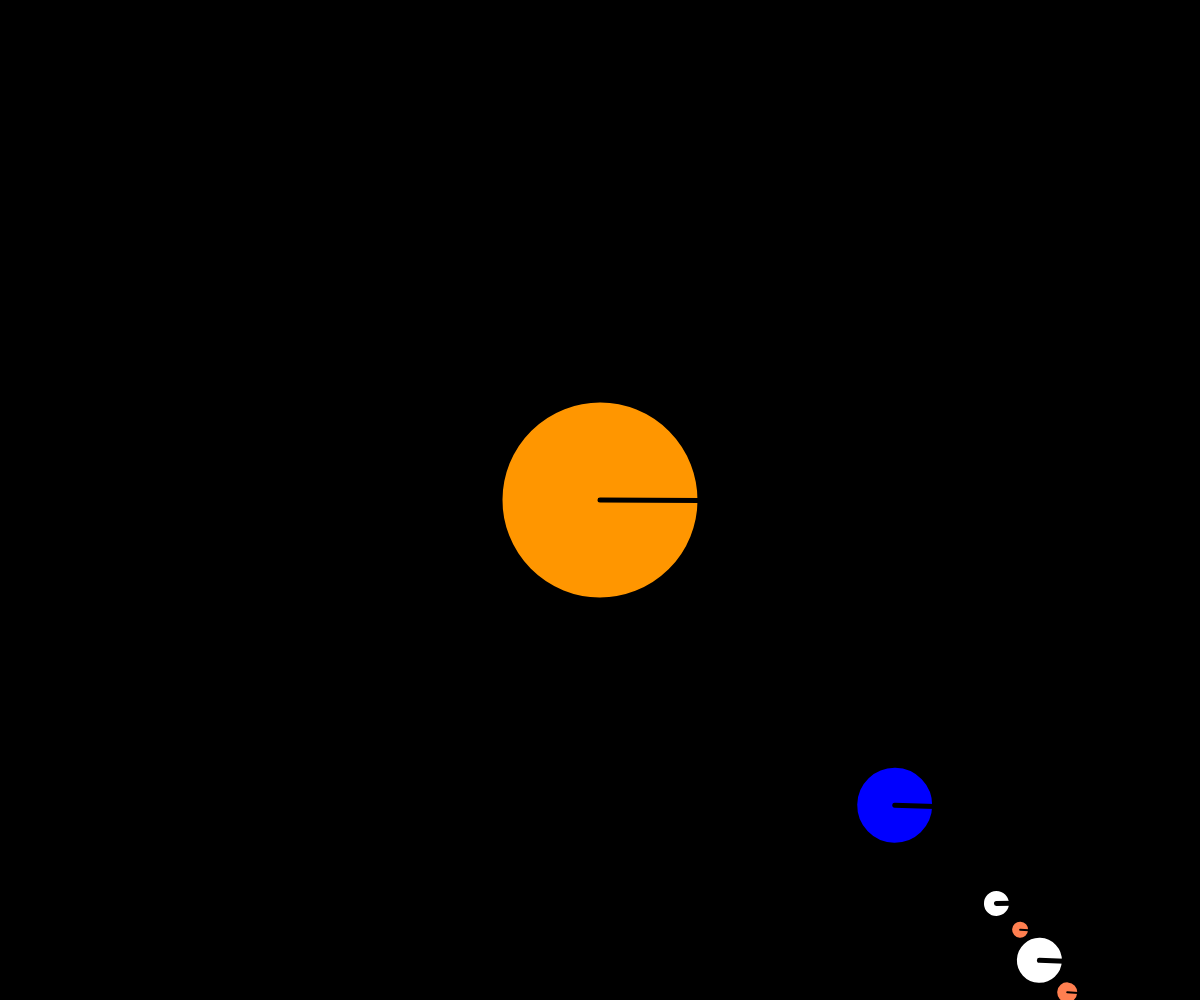
Frame 1 (no input)
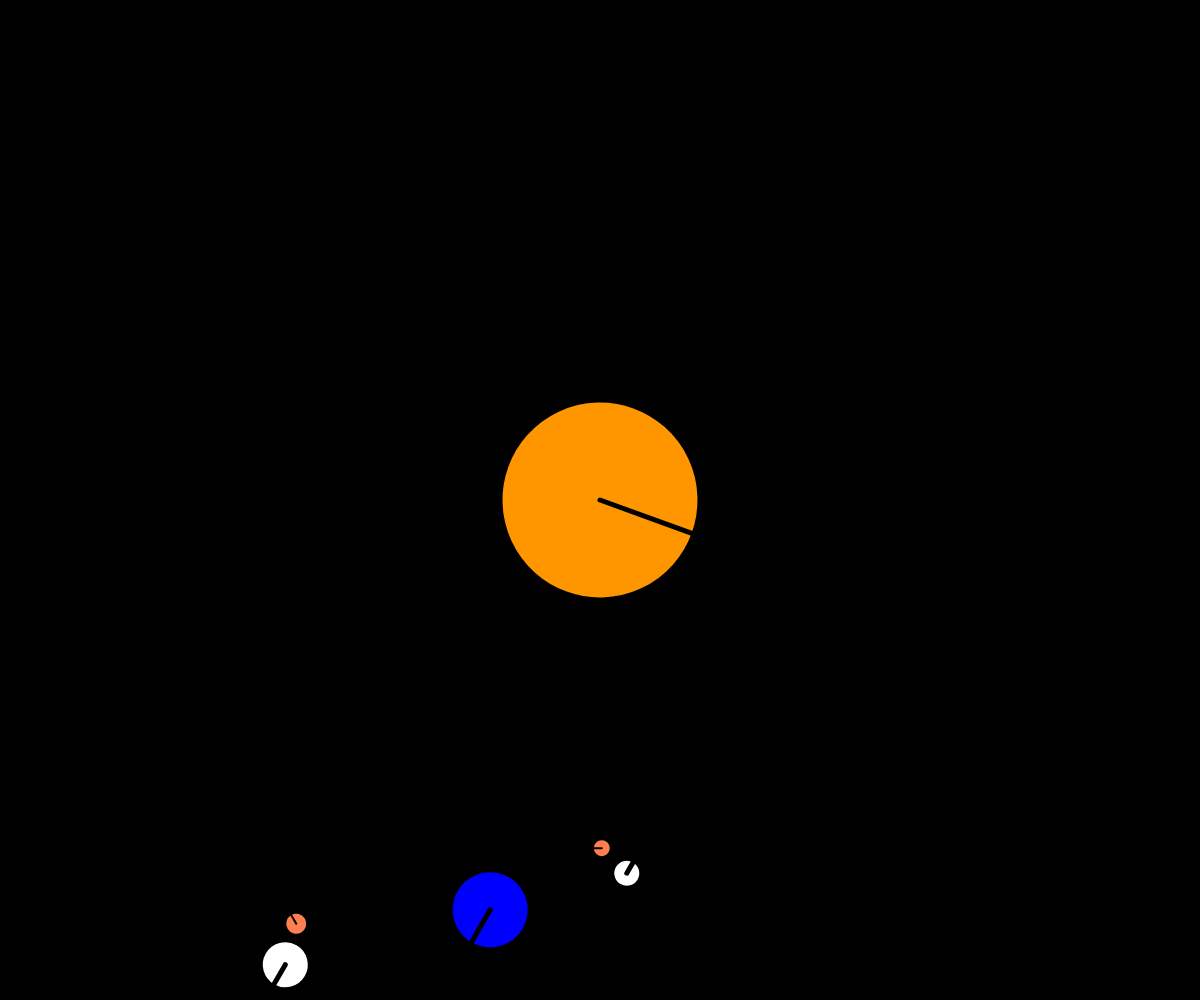
Frame 60 (no input)
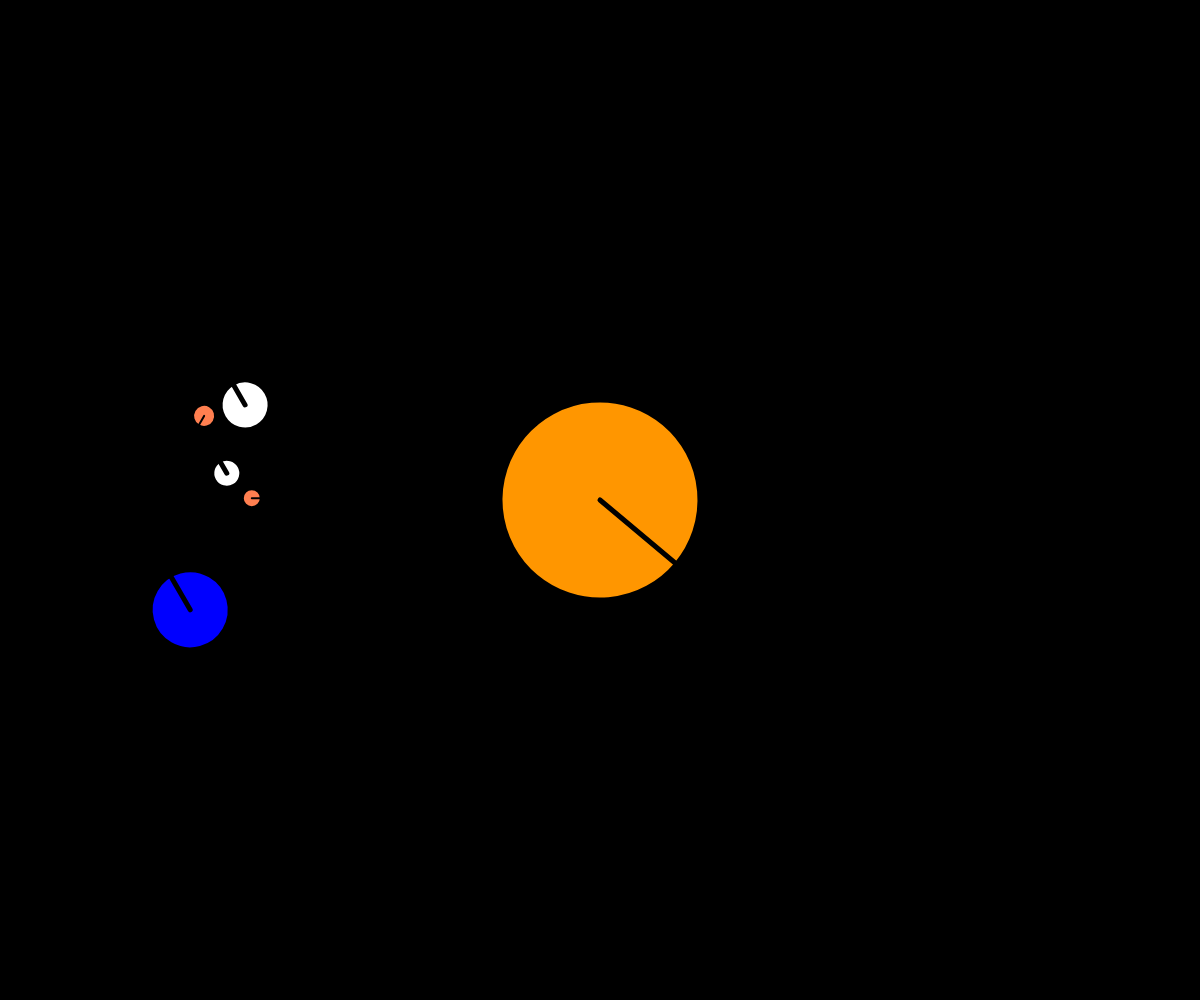
Frame 120 (the mouse pressed at the canvas centre since frame 60)

The p5.js sketch that drew these frames (run headless with seeded random() and noise() and a simulated clock; from frame 60 on, the mouse is pressed at the canvas centre):

// p5.js sketch
// ── sketch.js
var speed;

function setup() {
    createCanvas(windowWidth, windowHeight);
}

function draw() {
    background(0);
    speed = frameCount;

    push();
    translate(width/2, height/2);

    // SUN
    celestialObjSun(color(255,150,0), 200); 
    // EARTH
    celestialObjEarth(color(0,0,255), 80); 
    
    push();
    // MOON1    
    celestialObjMoon1(color(255), 30); 
    // Asteroid1    
    celestialObjAsteroid1(color(255, 127, 80), 18);
    pop();
    
    push();
    // MOON2           
    celestialObjMoon2(color(255), 50);
    // Asteroid2    
    celestialObjAsteroid2(color(255, 127, 80), 22);    
    pop();


    pop();
}

//Sun object function
function celestialObjSun(c, size){
    push();
    strokeWeight(5);
    fill(c);
    stroke(0);
    rotate(radians(speed/3))        
    ellipse(0, 0, size, size);
    line(0, 0, size/2, 0);
    pop();
}

//Earth object function
function celestialObjEarth(c, size){
    strokeWeight(5);
    fill(c);
    stroke(0);
    rotate(radians(speed)) 
    translate(300,300);    
    ellipse(0, 0, size, size);
    
    push();    
    rotate(radians(speed))     
    line(0, 0, size/2, 0);
    pop();
}

//Moon 1 object function
function celestialObjMoon1(c, size){
    strokeWeight(5);
    fill(c);
    stroke(0);
    rotate(radians(-speed * 2)) 
    translate(100,100);    
    ellipse(0, 0, size, size);
    line(0, 0, size/2, 0);
}

//Asteroid 1 object function
function celestialObjAsteroid1(c, size){
    strokeWeight(2);
    fill(c);
    stroke(0);
    rotate(radians(speed * 4)) 
    translate(25,25);    
    ellipse(0, 0, size, size);
    line(0, 0, size/2, 0);
}

//Moon 2 object function
function celestialObjMoon2(c, size){
    strokeWeight(5);
    fill(c);
    stroke(0);
    rotate(radians(speed)) 
    translate(150,150);    
    ellipse(0, 0, size, size);
    line(0, 0, size/2, 0);
}

//Asteroid 2 object function
function celestialObjAsteroid2(c, size){
    strokeWeight(2);
    fill(c);
    stroke(0);
    rotate(radians(speed * 2)) 
    translate(30,30);    
    ellipse(0, 0, size, size);
    line(0, 0, size/2, 0);
}
